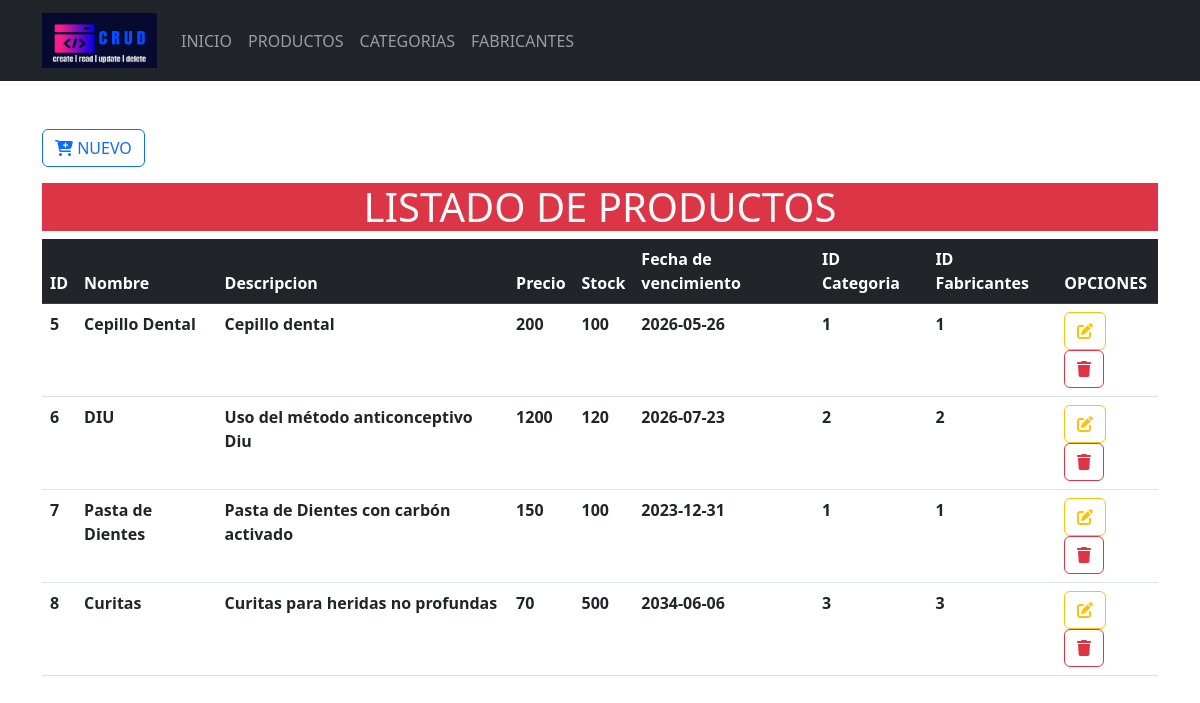
The page /Formularios/productos/index.php on the database its author committed.
### tables this page shows
CREATE TABLE `productos` (
  `id_prducto` int(11) NOT NULL,
  `nom_producto` varchar(100) NOT NULL,
  `descripcion` varchar(100) NOT NULL,
  `precio` int(100) NOT NULL,
  `stock` int(100) NOT NULL,
  `fech_vencimiento` varchar(50) NOT NULL,
  `id_categoria` varchar(50) NOT NULL,
  `id_fabricante` varchar(50) NOT NULL
);

### Formularios/productos/index.php (the view, shortened to what this page needs)
<?php
include_once("../../config/conexion.php")
?>
<!doctype html>
<html lang="es">
<head>
    <link rel="stylesheet" href="<?php echo base_url; ?>css/bootstrap.min.css">
</head>
<body>
    <header>
        <nav class="navbar navbar-expand-lg bg-dark" data-bs-theme="dark">
            <div class="container">
                <a class="navbar-brand" href="<?php echo base_url; ?>">
                    <img src="<?php echo base_url; ?>img/logo.png" alt="logo" height="55" width="115">
                </a>
                <div class="collapse navbar-collapse" id="mi-menu">
                    <ul class="navbar-nav">
                        <li class="nav-item">
                            <a class="nav-link" href="<?php echo base_url; ?>">INICIO</a>
                        </li>
                        <li class="nav-item">
                            <a class="nav-link" href="<?php echo base_url; ?>Formularios/productos/index.php">PRODUCTOS</a>
                        </li>
                        <li class="nav-item">
                            <a class="nav-link" href="<?php echo base_url; ?>Formularios/categorias/index.php">CATEGORIAS</a>
                        </li>
                        <li class="nav-item">
                            <a class="nav-link" href="<?php echo base_url; ?>Formularios/marcas/index.php">FABRICANTES</a>
                        </li>
                    </ul>
                </div>
            </div>
        </nav>
    </header>
    <div class="container-lg mt-5">
        <a href="crear.php" type="button" class="btn btn-outline-primary mb-3">
            <i class="fa-solid fa-cart-plus fa-beat"></i>
            NUEVO
        </a>
        <h1 class="text-center bg-danger text-light ">LISTADO DE PRODUCTOS</h1>
        <div class="table-responsive-sm">
            <table class="table table-hover">
                <thead class="table-dark">
                    <tr>
                        <th scope="col">ID</th>
                        <th scope="col">Nombre</th>
                        <th scope="col">Descripcion</th>
                        <th scope="col">Precio</th>
                        <th scope="col">Stock</th>
                        <th scope="col">Fecha de vencimiento</th>
                        <th scope="col">ID Categoria</th>
                        <th scope="col">ID Fabricantes</th>
                        <th scope="col">OPCIONES</th>
                    </tr>
                </thead>
                <tbody>
                    <?php
                        $sql = $conexion->query("SELECT * FROM productos");
                        while ($resultado = $sql->fetch_assoc()) {
                            ?>
                            <tr>
                                <th scope="row"><?php echo $resultado['id_prducto'] ?></th>
                                <th scope="row"><?php echo $resultado['nom_producto'] ?></th>
                                <th scope="row"><?php echo $resultado['descripcion'] ?></th>
                                <th scope="row"><?php echo $resultado['precio'] ?></th>
                                <th scope="row"><?php echo $resultado['stock'] ?></th>
                                <th scope="row"><?php echo $resultado['fech_vencimiento'] ?></th>
                                <th scope="row"><?php echo $resultado['id_categoria'] ?></th>
                                <th scope="row"><?php echo $resultado['id_fabricante'] ?></th>
                                <th scope="row">
                                    <a href="<?php echo base_url; ?>Formularios/productos/actualizar.php?Id=<?php echo $resultado['id_prducto'] ?>" class="btn btn-outline-warning">
                                        <i class="fa-solid fa-pen-to-square fa-beat"></i>
                                    </a>
                                    <a href="<?php echo base_url; ?>CRUDP/eliminarDatos.php?Id=<?php echo $resultado['id_prducto'] ?>" class="btn btn-outline-danger">
                                        <i class="fa-solid fa-trash fa-beat"></i>
                                    </a>
                                </th>
                            </tr>
                            <?php
                        }
                    ?>
                </tbody>
            </table>
        </div>
    </div>
</body>
</html>

### rows shown on the page
productos: id_prducto "5", nom_producto "Cepillo Dental", descripcion "Cepillo dental", precio "200", stock "100", fech_vencimiento "2026-05-26", id_categoria "1", id_fabricante "1"
productos: id_prducto "6", nom_producto "DIU", descripcion "Uso del método anticonceptivo Diu", precio "1200", stock "120", fech_vencimiento "2026-07-23", id_categoria "2", id_fabricante "2"
productos: id_prducto "7", nom_producto "Pasta de Dientes", descripcion "Pasta de Dientes con carbón activado", precio "150", stock "100", fech_vencimiento "2023-12-31", id_categoria "1", id_fabricante "1"
productos: id_prducto "8", nom_producto "Curitas", descripcion "Curitas para heridas no profundas", precio "70", stock "500", fech_vencimiento "2034-06-06", id_categoria "3", id_fabricante "3"
